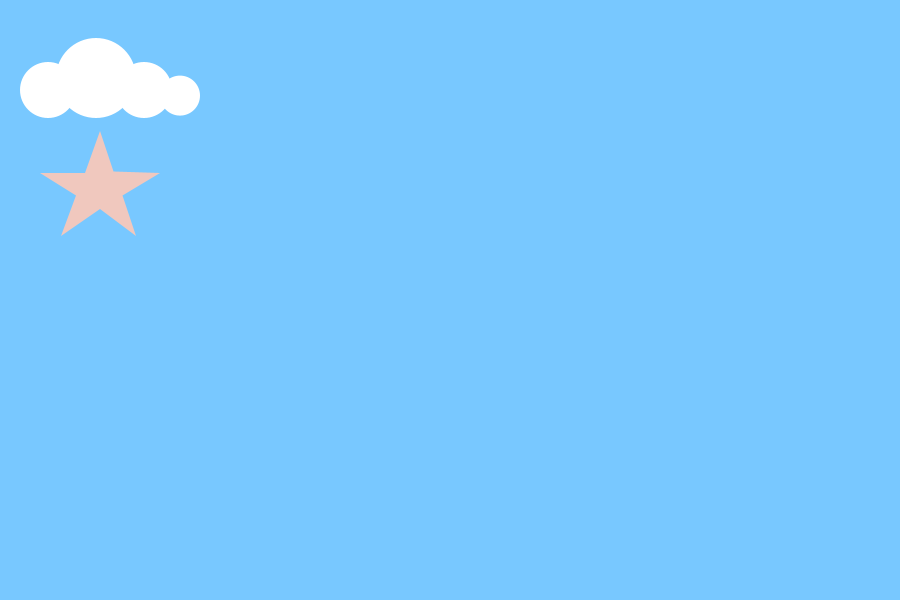
Frame 1 (no input)
Frame 60 (the mouse pressed at the canvas centre just before this capture): identical to frame 1, image omitted
Frame 120 (the mouse held since frame 60 and released just before this capture): identical to frame 1, image omitted

The Processing sketch that drew this single still picture (run headless with seeded random() and noise(); from frame 60 on, the mouse is pressed at the canvas centre):

// Processing sketch: colud_inside
// ── colud_inside.pde
 float x,y ,d;
 float x2,y2;
void setup  (){
  size ( 900,600);
  
  x= 400; 
  y = 350;
  
  x2 = 100; 
  y2 = 200;

}
void draw (){
  background (120,200,255);
   white (x ,y,80 );
  star (x2 ,y2 ,30);

}
void mouseReleased (){
  x2 = mouseX;
  y2 = mouseY;
  
}
void keyPressed (){
  
  if (keyPressed ){
    if (key == 'a' ) x += 5 ; //right
    else if (key == 'd' ) x -= 5 ;//left
    else if (key == 'k' ) y += 5 ;//up
    else if (key == 'l' ) y -= 5 ;//down
  }
}

// ── cloud.pde

 void white (float x , float y , float d){
 
 //cloud
 fill (255);
 noStroke();
 circle (x-3.8*d,y-3.4*d,1*d);
 circle (x-4.4*d,y-3.25*d,0.7*d);
 circle (x-3.2*d,y-3.25*d,0.7*d);
 circle (x-2.75*d,y-3.18*d,0.5*d);
 
 }

// ── star.pde
void star (float x2 , float y2 , float d2){
  
  fill(240,200,190);
  //stroke(0,0,0);
  //strokeWeight(0.1*d);
  noStroke();
  beginShape();
  // star right
  vertex(x2,y2-2.3*d2);
  vertex(x2+0.45*d2,y2-0.95*d2);
  vertex(x2+2*d2,y2-0.9*d2);  
  vertex(x2+0.75*d2,y2-0.15*d2);
  vertex(x2+1.2*d2,y2+1.2*d2);  
  // star left
  vertex(x2,y2+0.3*d2); 
  vertex(x2-1.3*d2,y2+1.2*d2);
  vertex(x2-0.8*d2,y2-0.15*d2);  
  vertex(x2-2*d2,y2-0.9*d2);  
  vertex(x2-0.5*d2,y2-0.9*d2);
  endShape(CLOSE);
  
  
 
}
